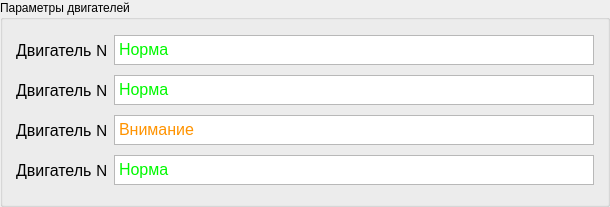
        <widget class="QGroupBox" name="groupBox_6">
         <property name="geometry">
          <rect>
           <x>10</x>
           <y>200</y>
           <width>610</width>
           <height>207</height>
          </rect>
         </property>
         <property name="title">
          <string>Параметры двигателей</string>
         </property>
         <layout class="QVBoxLayout" name="verticalLayout_11">
          <item>
           <layout class="QHBoxLayout" name="horizontalLayout_11">
            <item>
             <widget class="QLabel" name="label_7">
              <property name="minimumSize">
               <size>
                <width>90</width>
                <height>20</height>
               </size>
              </property>
              <property name="maximumSize">
               <size>
                <width>90</width>
                <height>20</height>
               </size>
              </property>
              <property name="font">
               <font>
                <pointsize>12</pointsize>
               </font>
              </property>
              <property name="text">
               <string>Двигатель №1</string>
              </property>
             </widget>
            </item>
            <item>
             <widget class="QTextEdit" name="textEdit_2">
              <property name="minimumSize">
               <size>
                <width>480</width>
                <height>30</height>
               </size>
              </property>
              <property name="maximumSize">
               <size>
                <width>480</width>
                <height>30</height>
               </size>
              </property>
              <property name="html">
               <string>&lt;!DOCTYPE HTML PUBLIC &quot;-//W3C//DTD HTML 4.0//EN&quot; &quot;http://www.w3.org/TR/REC-html40/strict.dtd&quot;&gt;
&lt;html&gt;&lt;head&gt;&lt;meta name=&quot;qrichtext&quot; content=&quot;1&quot; /&gt;&lt;meta charset=&quot;utf-8&quot; /&gt;&lt;style type=&quot;text/css&quot;&gt;
p, li { white-space: pre-wrap; }
hr { height: 1px; border-width: 0; }
li.unchecked::marker { content: &quot;\2610&quot;; }
li.checked::marker { content: &quot;\2612&quot;; }
&lt;/style&gt;&lt;/head&gt;&lt;body style=&quot; font-family:'.AppleSystemUIFont'; font-size:13pt; font-weight:400; font-style:normal;&quot;&gt;
&lt;p style=&quot; margin-top:12px; margin-bottom:12px; margin-left:0px; margin-right:0px; -qt-block-indent:0; text-indent:0px;&quot;&gt;&lt;span style=&quot; font-size:12pt; color:#00f900;&quot;&gt;Норма&lt;/span&gt;&lt;/p&gt;&lt;/body&gt;&lt;/html&gt;</string>
              </property>
             </widget>
            </item>
           </layout>
          </item>
          <item>
           <layout class="QHBoxLayout" name="horizontalLayout_12">
            <item>
             <widget class="QLabel" name="label_14">
              <property name="minimumSize">
               <size>
                <width>90</width>
                <height>20</height>
               </size>
              </property>
              <property name="maximumSize">
               <size>
                <width>90</width>
                <height>20</height>
               </size>
              </property>
              <property name="font">
               <font>
                <pointsize>12</pointsize>
               </font>
              </property>
              <property name="text">
               <string>Двигатель №2</string>
              </property>
             </widget>
            </item>
            <item>
             <widget class="QTextEdit" name="textEdit_3">
              <property name="minimumSize">
               <size>
                <width>480</width>
                <height>30</height>
               </size>
              </property>
              <property name="maximumSize">
               <size>
                <width>480</width>
                <height>30</height>
               </size>
              </property>
              <property name="html">
               <string>&lt;!DOCTYPE HTML PUBLIC &quot;-//W3C//DTD HTML 4.0//EN&quot; &quot;http://www.w3.org/TR/REC-html40/strict.dtd&quot;&gt;
&lt;html&gt;&lt;head&gt;&lt;meta name=&quot;qrichtext&quot; content=&quot;1&quot; /&gt;&lt;meta charset=&quot;utf-8&quot; /&gt;&lt;style type=&quot;text/css&quot;&gt;
p, li { white-space: pre-wrap; }
hr { height: 1px; border-width: 0; }
li.unchecked::marker { content: &quot;\2610&quot;; }
li.checked::marker { content: &quot;\2612&quot;; }
&lt;/style&gt;&lt;/head&gt;&lt;body style=&quot; font-family:'.AppleSystemUIFont'; font-size:13pt; font-weight:400; font-style:normal;&quot;&gt;
&lt;p style=&quot; margin-top:12px; margin-bottom:12px; margin-left:0px; margin-right:0px; -qt-block-indent:0; text-indent:0px;&quot;&gt;&lt;span style=&quot; font-size:12pt; color:#00f900;&quot;&gt;Норма&lt;/span&gt;&lt;/p&gt;&lt;/body&gt;&lt;/html&gt;</string>
              </property>
             </widget>
            </item>
           </layout>
          </item>
          <item>
           <layout class="QHBoxLayout" name="horizontalLayout_13">
            <item>
             <widget class="QLabel" name="label_15">
              <property name="minimumSize">
               <size>
                <width>90</width>
                <height>20</height>
               </size>
              </property>
              <property name="maximumSize">
               <size>
                <width>90</width>
                <height>20</height>
               </size>
              </property>
              <property name="font">
               <font>
                <pointsize>12</pointsize>
               </font>
              </property>
              <property name="text">
               <string>Двигатель №3</string>
              </property>
             </widget>
            </item>
            <item>
             <widget class="QTextEdit" name="textEdit_5">
              <property name="minimumSize">
               <size>
                <width>480</width>
                <height>30</height>
               </size>
              </property>
              <property name="maximumSize">
               <size>
                <width>480</width>
                <height>30</height>
               </size>
              </property>
              <property name="html">
               <string>&lt;!DOCTYPE HTML PUBLIC &quot;-//W3C//DTD HTML 4.0//EN&quot; &quot;http://www.w3.org/TR/REC-html40/strict.dtd&quot;&gt;
&lt;html&gt;&lt;head&gt;&lt;meta name=&quot;qrichtext&quot; content=&quot;1&quot; /&gt;&lt;meta charset=&quot;utf-8&quot; /&gt;&lt;style type=&quot;text/css&quot;&gt;
p, li { white-space: pre-wrap; }
hr { height: 1px; border-width: 0; }
li.unchecked::marker { content: &quot;\2610&quot;; }
li.checked::marker { content: &quot;\2612&quot;; }
&lt;/style&gt;&lt;/head&gt;&lt;body style=&quot; font-family:'.AppleSystemUIFont'; font-size:13pt; font-weight:400; font-style:normal;&quot;&gt;
&lt;p style=&quot; margin-top:12px; margin-bottom:12px; margin-left:0px; margin-right:0px; -qt-block-indent:0; text-indent:0px;&quot;&gt;&lt;span style=&quot; font-size:12pt; color:#ff9300;&quot;&gt;Внимание&lt;/span&gt;&lt;/p&gt;&lt;/body&gt;&lt;/html&gt;</string>
              </property>
             </widget>
            </item>
           </layout>
          </item>
          <item>
           <layout class="QHBoxLayout" name="horizontalLayout_20">
            <item>
             <widget class="QLabel" name="label_16">
              <property name="minimumSize">
               <size>
                <width>90</width>
                <height>20</height>
               </size>
              </property>
              <property name="maximumSize">
               <size>
                <width>90</width>
                <height>20</height>
               </size>
              </property>
              <property name="font">
               <font>
                <pointsize>12</pointsize>
               </font>
              </property>
              <property name="text">
               <string>Двигатель №4</string>
              </property>
             </widget>
            </item>
            <item>
             <widget class="QTextEdit" name="textEdit_4">
              <property name="minimumSize">
               <size>
                <width>480</width>
                <height>30</height>
               </size>
              </property>
              <property name="maximumSize">
               <size>
                <width>480</width>
                <height>30</height>
               </size>
              </property>
              <property name="html">
               <string>&lt;!DOCTYPE HTML PUBLIC &quot;-//W3C//DTD HTML 4.0//EN&quot; &quot;http://www.w3.org/TR/REC-html40/strict.dtd&quot;&gt;
&lt;html&gt;&lt;head&gt;&lt;meta name=&quot;qrichtext&quot; content=&quot;1&quot; /&gt;&lt;meta charset=&quot;utf-8&quot; /&gt;&lt;style type=&quot;text/css&quot;&gt;
p, li { white-space: pre-wrap; }
hr { height: 1px; border-width: 0; }
li.unchecked::marker { content: &quot;\2610&quot;; }
li.checked::marker { content: &quot;\2612&quot;; }
&lt;/style&gt;&lt;/head&gt;&lt;body style=&quot; font-family:'.AppleSystemUIFont'; font-size:13pt; font-weight:400; font-style:normal;&quot;&gt;
&lt;p style=&quot; margin-top:12px; margin-bottom:12px; margin-left:0px; margin-right:0px; -qt-block-indent:0; text-indent:0px;&quot;&gt;&lt;span style=&quot; font-size:12pt; color:#00f900;&quot;&gt;Норма&lt;/span&gt;&lt;/p&gt;&lt;/body&gt;&lt;/html&gt;</string>
              </property>
             </widget>
            </item>
           </layout>
          </item>
         </layout>
        </widget>
